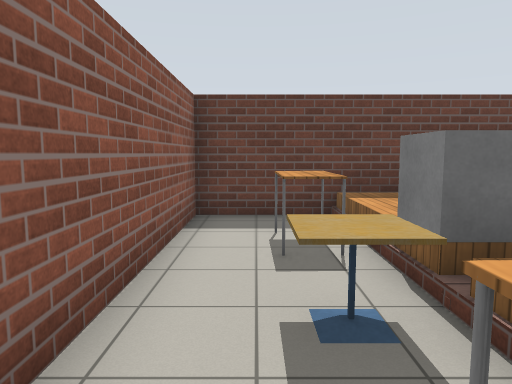
view 1 (above)

16 first-person views from a walk through a Gazebo world. The camera is 1.3 m above the floor, tilts 6° down and sees 70° across. The lines on the ground mark 1 m squares. The floor is counted in squares, 1 m on a side. Each view is taken from the middle of a square. On the plan, view 1 faces up. The plan holds only what a view shows up to about 15 squares ahead; the rest is blank. The place goes on beyond the plan. Robots are left out. Gazebo's built-in surfaces are drawn with simple patterns. Some stock models are drawn as simple stand-ins. Some surface patterns are stand-ins.

view 2
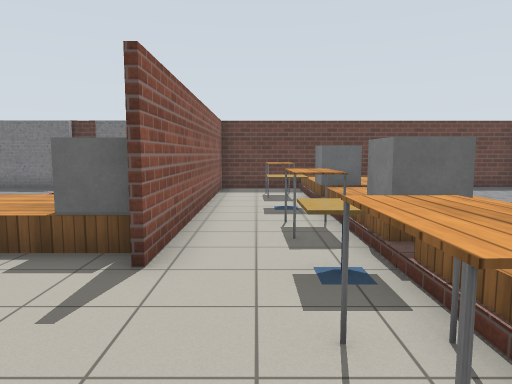

view 3
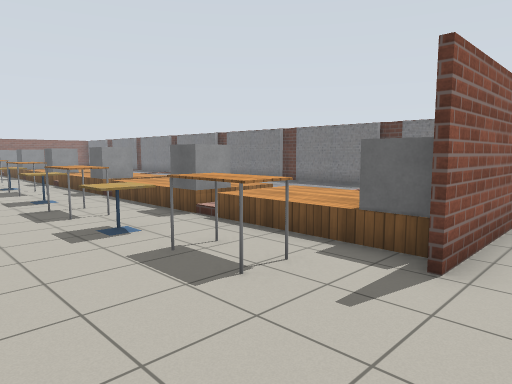

view 4
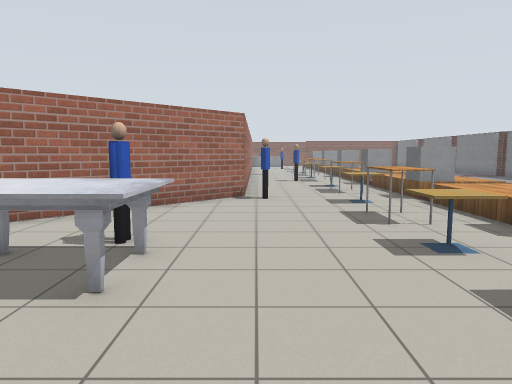

view 5
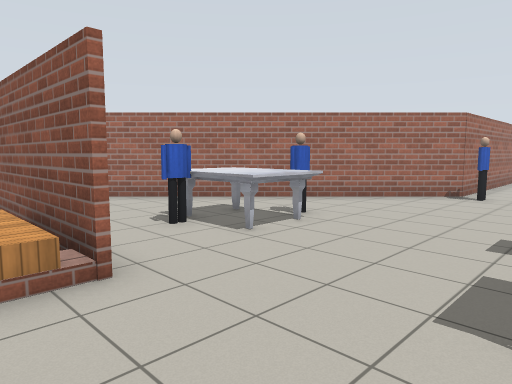

view 6
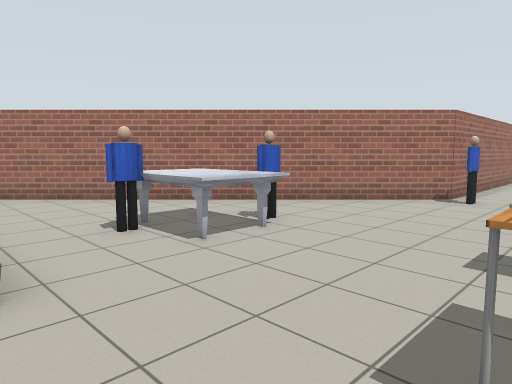

view 7
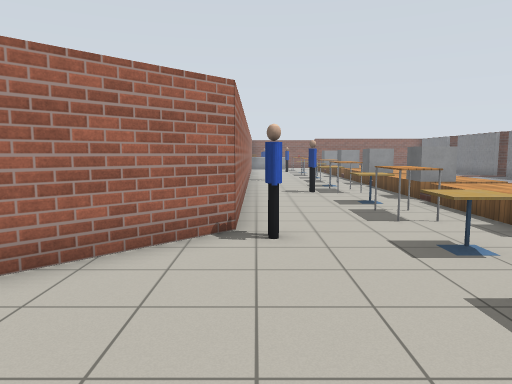

view 8
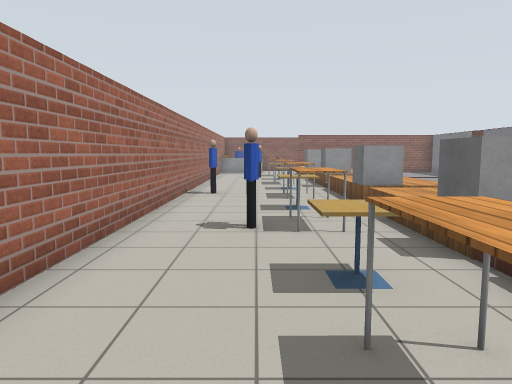

view 9
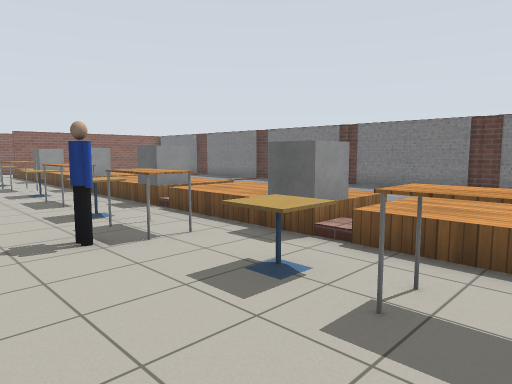

view 10
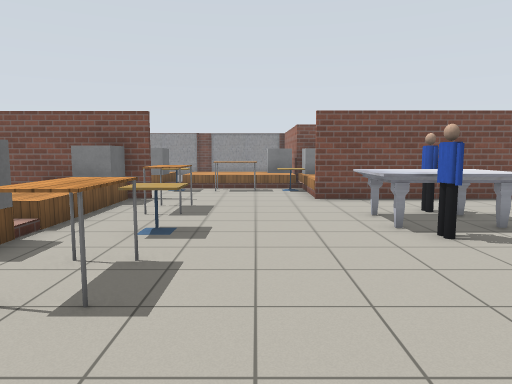

view 11
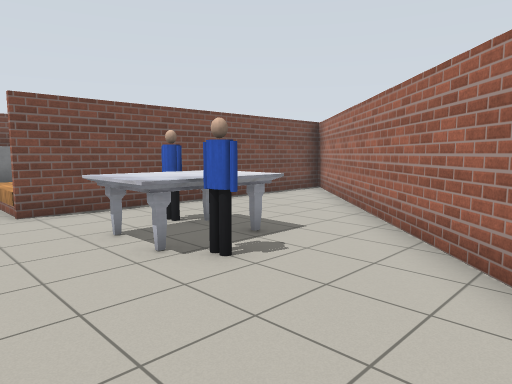

view 12
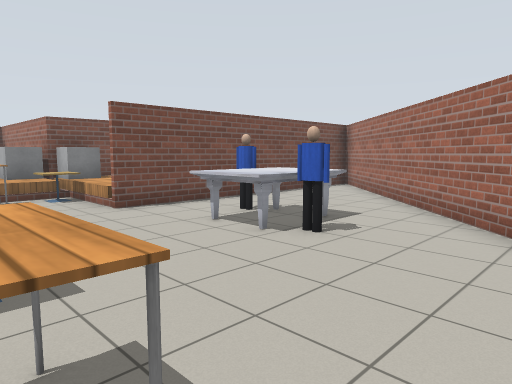

view 13
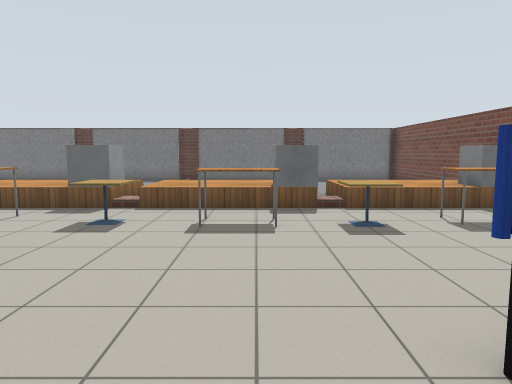

view 14
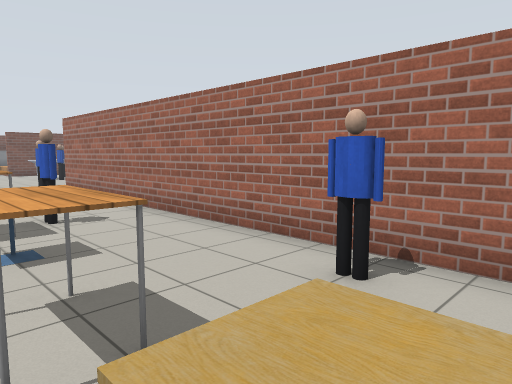

view 15
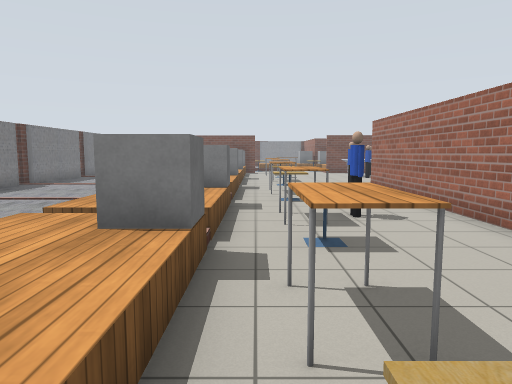

view 16
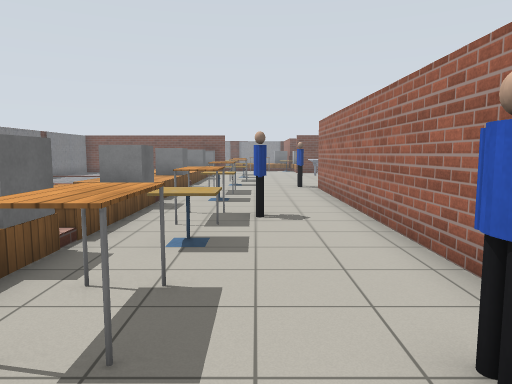

### Floor plan
Points are (right, up) in squares from view 1. A wall is a line through its corners. A room is listed if a view was taken in it or the views show most of it. See-through windows are left out.
Room 1 (views 1, 2, 3, 4, 5, 6, 7, 8, 9, 10, 11, 12, 13, 14, 15, 16)
walls: (-1.4, -2) (-1.4, 5.1); (-26.5, -6.4) (-12.2, -6.4) (-1.6, -17) (-1.6, -6.7) (3.6, -6.7); (3.5, 7.7) (-1.3, 7.7) (-1.3, -2)
low walls: (-5.9, -1.4) (-5.9, 0.9); (-1.4, -1.3) (-25.4, -1.3); (1.7, -6.8) (1.7, -1.6); (1.7, -0.6) (1.7, 3.5); (1.7, 4.4) (1.7, 7.6)
objects: cafe table (-26, -3) to (-25, -3); grey box (-26, -1); person (-24, -5); table (-24, -3) to (-23, -3); grey box (-22, -1); cafe table (-21, -3); person (-19, -4) to (-18, -4); table (-19, -3) to (-18, -3); grey box (-17, -1); cafe table (-16, -3) to (-15, -3); table (-14, -3) to (-13, -3); person (-12, -6); grey box (-12, -1); cafe table (-11, -3); table (-9, -3) to (-8, -3); grey box (-7, -1); marble table (-6, -9) to (-4, -7); person (-6, -8); cafe table (-6, -4) to (-6, -3); person (-4, -9); table (-4, -3) to (-3, -3); grey box (-2, -1); cafe table (1, -6); table (1, -5) to (1, -4); cafe table (1, -2); table (1, 0) to (1, 1); cafe table (1, 2) to (1, 3); table (1, 5) to (1, 6); grey box (2, -1); grey box (2, 4)

Positions as (right, up) in squares from view 1, and headings:
1: (0, 0), facing up
2: (0, -6), facing up
3: (0, -6), facing up-left
4: (-1, -6), facing left
5: (0, -3), facing down-left
6: (-1, -3), facing down-left
7: (-6, -6), facing left
8: (-12, -4), facing left
9: (-13, -6), facing up-left
10: (-12, -5), facing right
11: (-10, -5), facing down-right
12: (-10, -3), facing down-right
13: (-8, -10), facing up
14: (-26, -2), facing down-right
15: (-26, -2), facing right
16: (-26, -4), facing right
